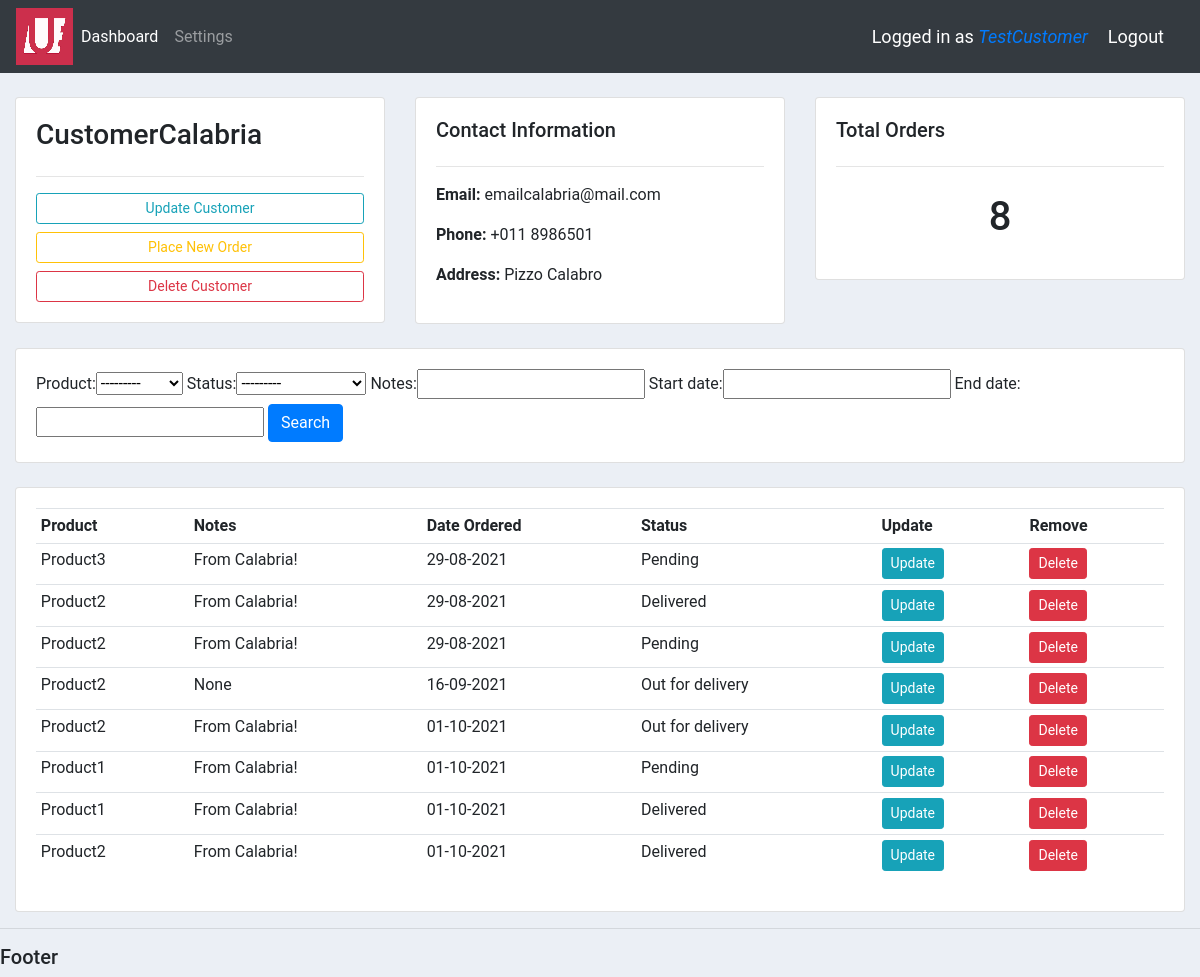
The page /customer/2 (signed in) on the database its author committed.
### accounts/models.py (models this page shows, shortened)
class Customer(models.Model):
    user = models.OneToOneField(User, null=True, blank=True, on_delete=models.SET_NULL)  # One-to-one with user, set user null if deleted
    name = models.CharField(max_length=200, null=True)     # String
    phone = models.CharField(max_length=200, null=True, blank=True)     # String
    region = models.ForeignKey(Group, null=True, on_delete=models.SET_NULL)
    address = models.CharField(max_length=200, null=True, blank=True)   # String
    email = models.CharField(max_length=200, null=True)     # String
    profile_pic = models.ImageField(default="blank_profile.png", null=True, blank=True)      # Image
    date_created = models.DateTimeField(auto_now_add=True)  # Timestamp

class Order(models.Model):
    STATUS = (
        ('Pending','Pending'),
        ('Out for delivery','Out for delivery'),
        ('Delivered','Delivered')
    )
    customer = models.ForeignKey(Customer, null=True, on_delete = models.SET_NULL)
    product = models.ForeignKey(Product, null=True, on_delete=models.SET_NULL)
    date_created = models.DateTimeField(auto_now_add=True)  # Timestamp
    status = models.CharField(max_length=200, null=True, choices=STATUS)     # String with dropdown choices
    notes = models.CharField(max_length=200, null=True, blank=True)

class Product(models.Model):
    CATEGORY = (
        ('Hardware','Hardware'),
        ('Software','Software'),
    )
    name = models.CharField(max_length=200, null=True)     # String
    price = models.FloatField(null=True)                    # Float
    category = models.CharField(max_length=200, null=True, choices=CATEGORY)     # String
    description = models.CharField(max_length=200, null=True, blank=True)     # String, can be blank
    date_created = models.DateTimeField(auto_now_add=True)  # Timestamp
    tag = models.ManyToManyField(Tag)
    def __str__(self):
        return self.name

### accounts/views.py (the view)
# urls.py: path('customer/<str:pk_test>', views.customer, name="customer"),
@login_required(login_url='login')
def customer(request, pk_test):
    customer = Customer.objects.get(id=pk_test)
    orders = customer.order_set.all()
    customer_total_orders = customer.order_set.count()
    myFilter = OrderFilter(request.GET, queryset=orders)
    orders = myFilter.qs
    context = {
        'customer':customer,
        'orders':orders,
        'customer_total_orders':customer_total_orders,
        'myFilter':myFilter
    }
    return render(request, 'accounts/customer.html', context)

### accounts/templatetags/has_group.py (called while the page is built)
@register.filter(name='has_group')
def has_group(user, group_name):
    return user.groups.filter(name=group_name).exists()

### accounts/templates/accounts/customer.html
{%  extends 'accounts/main.html' %}
{% block content %}
<br>
<div class="row">
	<div class="col-md">
		<div class="card card-body">
			<h3>{{ customer.name }}</h3>
			<hr>
			<a class="btn btn-outline-info btn-sm btn-block" href="">Update Customer</a>
			<a class="btn btn-outline-warning btn-sm btn-block" href="{% url 'create_order' customer.id %}">Place New Order</a>
			<a class="btn btn-outline-danger  btn-sm btn-block" href="">Delete Customer</a>
		</div>
	</div>
	<div class="col-md">
		<div class="card card-body">
			<h5>Contact Information</h5>
			<hr>
			<p><b>Email:</b> {{ customer.email }}</p>
			<p><b>Phone:</b> {{ customer.phone }}</p>
			<p><b>Address:</b> {{ customer.address }}</p>
		</div>
	</div>
	<div class="col-md">
		<div class="card card-body">
			<h5>Total Orders</h5>
			<hr>
			<h1 style="text-align: center;padding: 10px">{{ customer_total_orders }}</h1>
		</div>
	</div>
</div>
<br>
<div class="row">
	<div class="col">
		<div class="card card-body">
			<form method="get">
				{{ myFilter.form }}
		    	<button class="btn btn-primary" type="submit">Search</button>
		  </form>
		</div>
	</div>
</div>
<br>
<div class="row">
	<div class="col-md">
		<div class="card card-body">
			<table class="table table-sm">
				<tr>
					<th>Product</th>
					<th>Notes</th>
					<th>Date Ordered</th>
					<th>Status</th>
					<th>Update</th>
					<th>Remove</th>
				</tr>
				{% for order in orders %}
				<tr>
					<td>{{ order.product.name }}</td>
					<td>{{ order.notes }}</td>
					<td>{{ order.date_created|date:"d-m-Y" }}</td>
					<td>{{ order.status }}</td>
					<td><a class="btn btn-sm btn-info" href="{% url 'update_order' order.id %}">Update</a></td>
					<td><a class="btn btn-sm btn-danger" href="{% url 'delete_order' order.id %}">Delete</a></td>
				</tr>
				{% endfor %}
			</table>
		</div>
	</div>
</div>
{% endblock %}

### accounts/templates/accounts/navbar.html (shortened to what this page needs)
{% load static %}
{% load has_group %}
<nav class="navbar navbar-expand-lg navbar-dark bg-dark">
  <a href="{% url 'home' %}">
    <img src="{% static 'images/logo.png' %}">
  </a>
    <div class="collapse navbar-collapse" id="navbarNav">
      <ul class="navbar-nav">
        <li class="nav-item active">
          <a class="nav-link" href="{% url 'home' %}">Dashboard</a>
        </li>
        {% if request.user|has_group:"Customers" %}
        <li class="nav-item">
          <a class="nav-link" href="{% url 'user_settings' %}">Settings</a>
        </li>
        {% else %}
        <li class="nav-item">
          <a class="nav-link" href="{% url 'products' %}">Products</a>
        </li>
        {% endif %}
      </ul>
    </div>
    <span class="hello-msg">Logged in as <a href="{% url 'user_page' %}"><i>{{ request.user }}</i></a></span>
    <span><a class="hello-msg" href="{% url 'logout' %}">Logout</a></span>
  </nav>

### static/css/main.css (style rules this page uses)
body { font-family: 'Roboto', sans-serif !important; background-color: #ebeff5 !important; }
.row { margin: auto; }

### accounts/templates/accounts/navbar.html (style rules this page uses)
.hello-msg { font-size: 18px; color: white; margin-right: 20px; }

### rows shown on the page
Customer: name "CustomerCalabria", email "emailcalabria@mail.com", phone "+011 8986501", address "Pizzo Calabro"
Order: product.name "Product3", notes "From Calabria!", date_created "29-08-2021", status "Pending"
Order: product.name "Product2", notes "From Calabria!", date_created "29-08-2021", status "Delivered"
Order: product.name "Product2", notes "From Calabria!", date_created "29-08-2021", status "Pending"
Order: product.name "Product2", notes "None", date_created "16-09-2021", status "Out for delivery"
Order: product.name "Product2", notes "From Calabria!", date_created "01-10-2021", status "Out for delivery"
Order: product.name "Product1", notes "From Calabria!", date_created "01-10-2021", status "Pending"
Order: product.name "Product1", notes "From Calabria!", date_created "01-10-2021", status "Delivered"
Order: product.name "Product2", notes "From Calabria!", date_created "01-10-2021", status "Delivered"

### other values the page prints
{{ request.user }} "TestCustomer"
{{ customer_total_orders }} "8"
